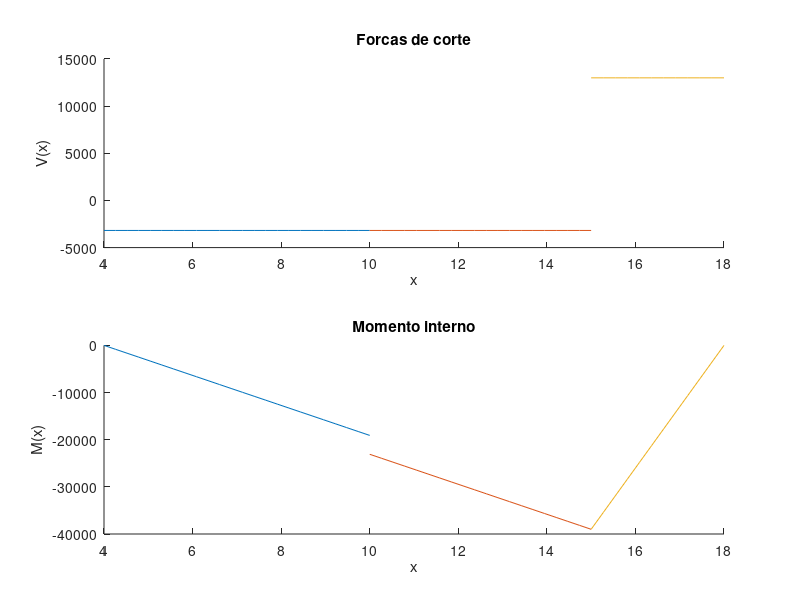

This figure's MATLAB source: (Note: this script raises an error after producing the figure.)
clear;
clc;
disp("#####################################################################");
disp("REFERENCIAIS/CONVENÇÕES:");
disp("1a. Forças verticais são positivas no sentido do eixo Y.");
disp("1b. Forças horizontais são positivas no sentido do eixo X.");
disp("1c. Torques são positivos no sentido do eixo X.");
disp("1d. Momentos são positivos no sentido anti-horário.");
disp("");
disp("2. Os referencias são adotados todos a partir do início da viga (ou seja, posição 0)")
disp("");
disp("3. Todas as unidades devem estar no SI menos os ângulos que estão em graus");
disp("#####################################################################\n");

function forcaCarregamento = calcForcaCarregamento(carregamento)
  ini = carregamento(1);
  fim = carregamento(2);
  coefs = transpose(carregamento(3:end));
  integral = polyint(coefs);
  forcaCarregamento = polyval(integral, fim) - polyval(integral, ini);
endfunction

function momentoCarregamento = calcMomentoCarregamento(carregamento)
  ini = carregamento(1);
  fim = carregamento(2);
  coefs = transpose(carregamento(3:end));
  coefs = [coefs, 0]
  integral = polyint(coefs);
  momentoCarregamento = -1*(polyval(integral, fim) - polyval(integral, ini));
endfunction

function forcasExternas = getForcas()
  numForcasPontuais = input("Quantas forças pontuais estão sendo aplicadas na viga: ");

  forcasExternas = zeros(numForcasPontuais,3); # [x, fx, fy]

  if (numForcasPontuais > 0)
    disp("");
    disp("Para cada força, digite sua posição na viga, intensidade, ângulo em graus");
    for i = 1:numForcasPontuais
      disp(sprintf("Força %d\n", i));
      pos = input("Posição: ");
      intensidade = input("Intensidade: ");
      angulo = input("Ângulo: ");
      
      fx = intensidade*cos(deg2rad(angulo));
      fy = intensidade*sin(deg2rad(angulo));
      
      forcasExternas(i,:) = [pos;fx;fy]
      
      disp("Força computada com sucesso!");
    endfor
  endif
endfunction


function torques = getTorques()
  numTorques = input("Quantos torques estao sendo aplicados na viga: ");

  torques = zeros(numTorques,2); # [x, intensidade]

  if (numTorques > 0)
    disp("");
    disp("Para cada torque, digite sua posição e sua intensidade - lembrando que se a intensidade é negativa, o torque � tido no sentido oposto do eixo X.");
    for i = 1:numTorques
      disp(sprintf("Torque %d\n", i));
      pos = input("Posição: ");#precisamos da posicao ?
      intensidade = input("Intensidade: ");
      
      torques(i, :) = [pos;intensidade]
      
      disp("Torque computado com sucesso!");
    endfor
  endif
endfunction

function momentos = getMomentos()
  numMomentos = input("Quantos momentos estão sendo aplicados na viga: ");

  momentos = zeros(numMomentos,2); # [x, intensidade]

  if (numMomentos > 0)
    disp("");
    disp("Para cada momento, digite sua posição e sua intensidade - lembrando que se a intensidade é negativa, o momento � tido no sentido hor�rio.");
    for i = 1:numMomentos
      disp(sprintf("Momento %d\n", i));
      pos = input("Posição: ");#precisamos de posicao ?
      intensidade = input("Intensidade: ");
      
      momentos(i, :) = [pos;intensidade]
      
      disp("Momento computado com sucesso!");
    endfor
  endif
endfunction


function carregamentos = getCarregamentos()
  numCarregamentos = input("Quantos carregamentos distribuídos estão sendo aplicados na viga: ");
  n = input("Digite o grau máximo 'n' da função de carregamento: ")
  
  carregamentos = zeros(numCarregamentos, n+3); # [posIni, posFim, coefs]

  if (numCarregamentos > 0)
    disp("");
    disp("Para cada carregamento, digite as suas posições inicial e final e sua função polinomial (em N/m)");
    for i = 1:numCarregamentos
      disp(sprintf("Carregamento %d\n", i));
      posIni = input("Posição inicial: ");
      posFim = input("Posição final: ");
      coefs = input("Coeficientes (seguindo o padrão) [an;an-1;...;a1;a0]:")
      
      carregamentos(i, :) = [posIni;posFim;coefs]
      
      disp("Carregamento computado com sucesso.");
    endfor
  endif
endfunction


%{
tamanhoViga = input("Digite o tamanho da viga: ");
posicaoRolete = input("Digite o ponto aonde está o apoio do tipo rolete : ");
posicaoPino = input("Digite o ponto aonde está o apoio do tipo pino : ");
forcas = getForcas()
torques = getTorques()
momentos = getMomentos()
carregamentos = getCarregamentos()
%}
tamanhoViga = 20
posicaoRolete = 15
posicaoPino = 4
forcas = [18,0,+13000]; # [x, fx, fy]
ForcasExternas = [18,0,+13000]
torques = zeros(0,2); # [x, intensidade]
momentos = [10,4000]; # [x, intensidade
carregamentos = zeros(0,3)



###############################################
######## CALCULOS PARA O PINO e ROLETE! ###########
###############################################

# 1. Equilibrio de forças na horizontal:
fx = sum(forcas(:,2)); #Forças pontuais
fx_pino = -fx
printf("-----> Fx do apoio tipo pino: %f\n", fx_pino);

# 2. Equilibrio de forças na vertical:
fy=sum(forcas(:,3))

forcasCarregamento = zeros(rows(carregamentos),1);
for i = 1:rows(carregamentos) #Forças de carregamento distribuído
  forcasCarregamentos(i) = calcForcaCarregamento(carregamentos(i,:))
  fy = fy + forcasCarregamentos(i);
endfor

fy = -fy

# 3. Equilibrio de momentos usando 0 como referencial:
momento = sum(momentos(:,2));; #soma dos momentos externos

momentoForcasExternas = -1*dot(forcas(:,1), forcas(:, 3))

momento = momento + sum(momentoForcasExternas)

momentosCarregamentos = zeros(rows(carregamentos),1);
for i = 1:rows(carregamentos) #Momento do carregamento distribuido
  momentosCarregamentos(i) = calcMomentoCarregamento(carregamentos(i,:))
  momento = momento + momentosCarregamentos(i);
endfor

momento = -momento 

#4.Achando Fy do rolete e Fy do pino com a equacao de equlibrio dos momento e equilibrio das focas na vertical
resultado_sistema= [ 1 , 1 ; -posicaoRolete , -posicaoPino] \ [fy ; momento]  

fy_rolete = resultado_sistema(1)
fy_pino = resultado_sistema(2)
printf("-------->Fy do apoio tipo pino: %f\n", fy_pino);
printf("-------->Fy do apoio tipo rolete: %f\n", fy_rolete);

# 4. Equilibrio de torques:

torque = sum(torques(:,2));
torque = -torque
printf("------->Torque de reacao do apoio tipo pino: %f\n", torque);


######################################
# DIAGRAMA DE ESFORÇOS SOLICITANTES
######################################
# Pontos de interesse
# Sempre escolhemos o lado esquerdo da secção para encontar as forças solicitantes,
# pois ele tem o ponto considerado o nosso referencial 0.
if (fy_rolete)
  forcas = [forcas;[posicaoRolete,0,fy_rolete]]
endif
if (fy_pino)
  forcas = [forcas;[posicaoPino,0,fy_pino]]
endif
if (fx_pino)
  forcas = [forcas;[posicaoPino,fx_pino,0]]
endif
if (torque)
  torques = [torque;[posicaoPino,torque]]
endif
PontosDeInteresse = [unique(vertcat(forcas(:,1),momentos(:,1),carregamentos(:,1),carregamentos(:,2), torques(:,1)))]
g = figure ();
for i = 2:rows(PontosDeInteresse) # começa em 2 pois o primeiro ponto de interesse sempre sera 0.0
  printf("Ponto de interesse: %d\n", i)
  ####################################################################################
  # Calculo V interno  V(interno)(x) = Fy(resultante) - (somatorio(carregamentos(x)))
  ####################################################################################
  F_definidas_y = sum(forcas(forcas(:,1) < PontosDeInteresse(i),:)(:,3)); #foças precisam estar no intervalo (0.0,pontoDeINnteresse(i))
  # Existe a possibilidade de ter dois tipos de carregamentos aqui:
    # -- Dado um intervalo de pontos de interesse, ao fazermos a secção e pegarmos 
    # -- a figura  com referencial 0(lado esquerdo), há a possibilidade de haver 
    # -- outros pontos de interesse que são diferente do atual. Nestes outros pontos 
    # -- pode haver carregamentos que estão definidos em um intervalo e portanto são integraveis. 
    # -- Porém, considerando o ponto de interesse atual, pode existir um carregamento
    # -- que tem integral avaliada de 0 a x sendo pontoAnterior < x < pontoAtual
    # -- Neste caso x também é o ponto em que fizemos a secção na figura.
    # -- Desta forma devemos pegar o somatório dos carregamentos que estão antes 
    # -- do pontoAnterior, pois possuem integral definida. 
    # -- Pode não haver nenhum carregamento também. 
  CarregamentosIntegraveis = carregamentos(carregamentos(:,2)<= PontosDeInteresse(i-1),:);
  ForcaCarregamento = 0;
  for j = 1:rows(CarregamentosIntegraveis)
    ForcaCarregamento = ForcaCarregamento + calcForcaCarregamento(CarregamentosIntegraveis(j,:));
  endfor
  # V interior será calculado posteriormente quando tivermos os valores de x para a integral
  # caso exista carregamento.
  V_interior_parcial = [F_definidas_y + ForcaCarregamento];
  # Esta parte só serve caso exista um carregamento entre os pontos
  # de interesse, pois dessa forma desconheceremos o limite da integral
  V_interior_carregamento_em_x =  carregamentos(carregamentos(:,2)>=PontosDeInteresse(i) && carregamentos(:,1)<PontosDeInteresse(i),:);;
  
  ########################################################################################
  # Calculo M interno - M(interno)(x) = Mt(resultante) + (somatorio(x*carregamentos(x)))
  ########################################################################################
  MomentoPontual = sum(momentos(momentos(:,1) < PontosDeInteresse(i),:)(:,2)); # momentos precisam estar no intervalo (0.0,pontoAtual)
  MomentoCarregamentos = 0;
  for j = 1:rows(CarregamentosIntegraveis) #Momento do carregamento distribuído
    MomentoCarregamentos = MomentoCarregamentos + calcMomentoCarregamento(CarregamentosIntegraveis(j,:));
  endfor


   MomentoForcasExternas = 0;
  for j = 1:rows(forcas)
    if forcas(j,1) < PontosDeInteresse(i)
      MomentoForcasExternas = MomentoForcasExternas - forcas(j,3)*forcas(j,1)
    endif
  endfor

  # M interior será calculado posteriormente quando tivermos os valores de x para a integral.
  # Este momento interno ainda não considera o momento gerado pelo V interno
  # Este MomentoCarregamento são aqueles gerados por carregamentos anteriores ao ponto de interesse anterior. 
  M_interior_parcial = MomentoPontual + MomentoCarregamentos + MomentoForcasExternas;
  # Esta parte só serve caso exista um carregamento entre os pontos
  # de interesse, pois dessa forma desconheceremos o limite da integral
  M_interior_carregamento_em_x =  carregamentos(carregamentos(:,2)>=PontosDeInteresse(i) && carregamentos(:,1)<PontosDeInteresse(i),:);;
  
  #####################################################
  # Calculo N interno - N(interno)(x) = Fx(resultante)
  #####################################################
  N_interior = - sum(forcas(forcas(:,1) < PontosDeInteresse(i),:)(:,2)); #foças precisam estar no intervalo (0.0,pontoAtual)

  #####################################################
  # Calculo T interno - T(interno)(x) = Tr(resultante)
  #####################################################
  T_interior = - sum(torques(torques(:,1) < PontosDeInteresse(i),:)(:,2)); #foças precisam estar no intervalo (0.0,pontoAtual)
  
  ####################################################################
  # Calculo dos valores da tabela necessario para montar o diagrama
  ####################################################################
  
  # Criando valores de x no intervalo de dois pontos de interesse

  # TODO: MUDAR A DISTANCIA
   X = transpose(linspace(PontosDeInteresse(i-1),PontosDeInteresse(i),(PontosDeInteresse(i)-PontosDeInteresse(i-1))*4));  
  DadosDoDiagrama_V_x = zeros(rows(X), 1);
  DadosDoDiagrama_M_x = zeros(rows(X), 1);
  for j = 1:rows(X)
      printf("Ponto em x: %d\n", X(j))

    # Se existir carregamento entre os pontos de interesse a integral sera entre o ponto anterior e o x
    if (sum(carregamentos(:,2)>=PontosDeInteresse(i) && carregamentos(:,1)<PontosDeInteresse(i))==1) 
      V_interior_carregamento_em_x(1) = carregamentos(carregamentos(:,2)>=PontosDeInteresse(i) && carregamentos(:,1)<PontosDeInteresse(i),1); # posIni
      V_interior_carregamento_em_x(2) = X(j);  # posFim
      V_x = -1*(V_interior_parcial + calcForcaCarregamento(V_interior_carregamento_em_x));
      M_interior_carregamento_em_x(1) = carregamentos(carregamentos(:,2)>=PontosDeInteresse(i) && carregamentos(:,1)<PontosDeInteresse(i),1); # posIni
      M_interior_carregamento_em_x(2) = X(j) ; # posFim
      M_x = -1*(M_interior_parcial + calcMomentoCarregamento(M_interior_carregamento_em_x) - (V_x * X(j)));
    else
      V_x = -1*V_interior_parcial; 
      M_x = -1*(M_interior_parcial - (V_x * X(j)));
    endif

    printf("V_x: %d\n", V_x)
    printf("M_x: %d\n", M_x)
        
    
    #printf(DadosDoDiagrama_V_x(j));
    DadosDoDiagrama_V_x(j) = [V_x];
    DadosDoDiagrama_M_x(j) = [M_x];
  endfor   
  # plot da função para cada intervalo dos pontos de interesse
  

  subplot(2,1,1);
  hold on;
  xlabel ("x");
  ylabel ("V(x)");
  title ("Forcas de corte");
  plot(X,DadosDoDiagrama_V_x);
  hold off;     
  
  subplot(2,1,2);
  hold on;
  xlabel ("x");
  ylabel ("M(x)");
  title ("Momento interno");
  plot(X,DadosDoDiagrama_M_x);
  hold off;
endfor
print diagramaForcasSolicitantes.pdf;
open diagramaForcasSolicitantes.pdf